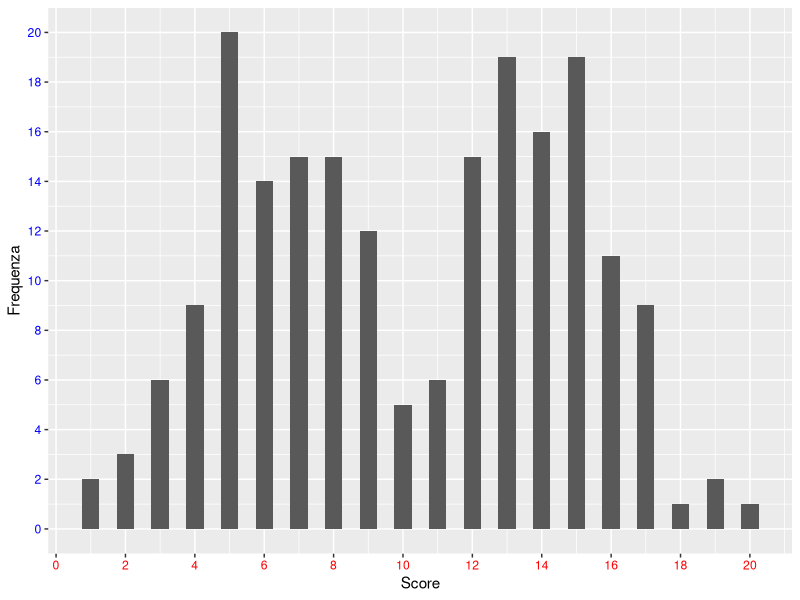

R code for this plot:
# Importazione dataset in excell --------

setwd("C:/Users/franc/OneDrive - Università degli Studi di Padova/Università-PC-senzaMilza/Magistrale/Statistica multivariata")

library(readxl)
DOCwashing <- read_excel("Dataframe/DOCwashing.xlsx")

# Esercizio 1 - punto 1 --------

str(DOCwashing)

DOCwashing$ID <- as.factor(DOCwashing$ID)
DOCwashing$Gruppo <- as.factor(DOCwashing$Gruppo)
DOCwashing$Genere <- as.factor(DOCwashing$Genere)
DOCwashing$Tempo <- as.factor(DOCwashing$Tempo)

table(DOCwashing$Gruppo)/2 # /2 perchè ci sono due righe per ogni soggetto, per cui i soggetti effettivi sono la metà dato il sampling in due tempi diversi
table(DOCwashing$Genere)/2
table(DOCwashing$Tempo)

table(DOCwashing[DOCwashing$Tempo == 1 & DOCwashing$Gruppo == 1,]$Score)
table(DOCwashing[DOCwashing$Tempo == 1 & DOCwashing$Gruppo == 0,]$Score)


# Esercizio 1 - punto 2 -----

table(DOCwashing[DOCwashing$Tempo == 1, c(2,3)]) 
table(DOCwashing[, c(4,5)]) # versione meno complicata ->  table(DOCwashing$Tempo, DOCwashing$Score])
table(DOCwashing[DOCwashing$Gruppo == 1, c(4,5)])


#Esercizio 2 - punto 1 -------

library(ggplot2)
hist_s <- ggplot(DOCwashing, aes(x=Score)) + geom_histogram() #la distribuzione si mostra divisa in due pseudo normali appaiate, per cui bimodale

hist_s <- ggplot(DOCwashing, aes(x=Score)) + geom_histogram(binwidth=0.5)

hist_s <- hist_s + 
          theme(axis.text.x = element_text(color="red"),  # Cambia colore etichette asse x
                axis.text.y = element_text(color="blue")) +
          labs(x='Score', y='Frequenza')

hist_s <- hist_s +
          scale_x_continuous(breaks = seq(0, 20, by = 2)) + #cambio i ticks e la frequenza degli assi
          scale_y_continuous(breaks = seq(0, 20, by = 2))
          
hist_s

